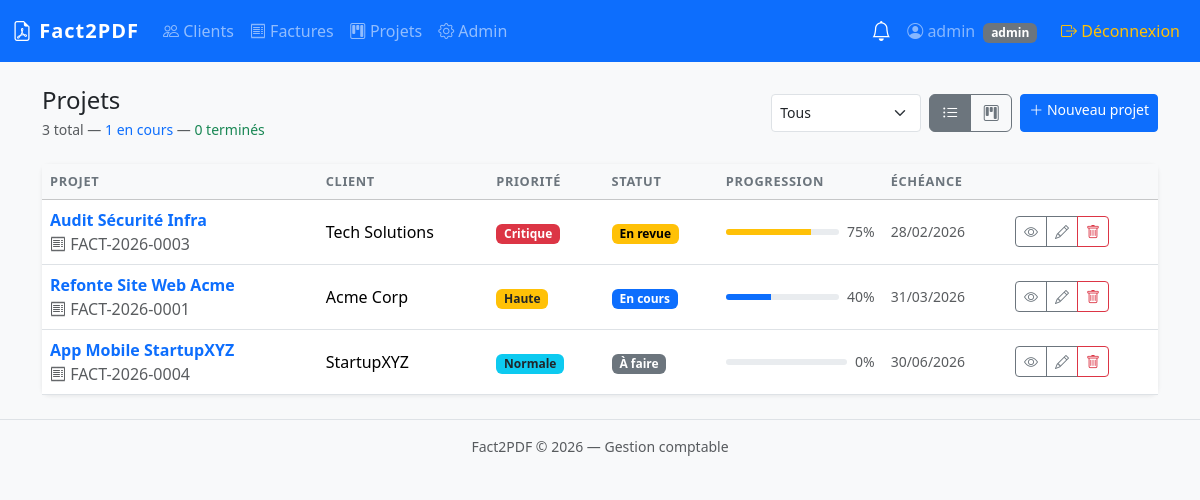
Screenshot of /projects (signed in) with the database file from the repository.
### tables this page shows
CREATE TABLE IF NOT EXISTS `projects` (
    `id`          INT UNSIGNED  NOT NULL AUTO_INCREMENT,
    `client_id`   INT UNSIGNED  NOT NULL,
    `invoice_id`  INT UNSIGNED  NULL       COMMENT 'Facture liée (optionnel)',
    `name`        VARCHAR(200)  NOT NULL,
    `description` TEXT          NULL,
    `status`      ENUM('todo','in_progress','review','done','archived') NOT NULL DEFAULT 'todo',
    `priority`    ENUM('low','medium','high','critical') NOT NULL DEFAULT 'medium',
    `start_date`  DATE          NULL,
    `end_date`    DATE          NULL,
    `timeline`    JSON          NULL       COMMENT 'Étapes [{label, date, done}]',
    `created_by`  INT UNSIGNED  NULL,
    `created_at`  TIMESTAMP     NOT NULL DEFAULT CURRENT_TIMESTAMP,
    `updated_at`  TIMESTAMP     NOT NULL DEFAULT CURRENT_TIMESTAMP ON UPDATE CURRENT_TIMESTAMP,
    PRIMARY KEY (`id`),
    INDEX `idx_projects_client`  (`client_id`),
    INDEX `idx_projects_status`  (`status`),
    CONSTRAINT `fk_projects_client`  FOREIGN KEY (`client_id`)  REFERENCES `clients`  (`id`) ON DELETE CASCADE,
    CONSTRAINT `fk_projects_invoice` FOREIGN KEY (`invoice_id`) REFERENCES `invoices` (`id`) ON DELETE SET NULL,
    CONSTRAINT `fk_projects_user`    FOREIGN KEY (`created_by`) REFERENCES `users`    (`id`) ON DELETE SET NULL
);

CREATE TABLE IF NOT EXISTS `invoices` (
    `id`          INT UNSIGNED          NOT NULL AUTO_INCREMENT,
    `client_id`   INT UNSIGNED          NOT NULL,
    `number`      VARCHAR(30)           NOT NULL UNIQUE  COMMENT 'Ex: FACT-2026-0001',
    `status`      ENUM('draft','pending','paid','overdue') NOT NULL DEFAULT 'draft',
    `issue_date`  DATE                  NOT NULL,
    `due_date`    DATE                  NOT NULL,
    `subtotal`    DECIMAL(12,2)         NOT NULL DEFAULT 0.00,
    `tax_rate`    DECIMAL(5,2)          NOT NULL DEFAULT 20.00  COMMENT 'Taux TVA %',
    `tax_amount`  DECIMAL(12,2)         NOT NULL DEFAULT 0.00,
    `total`       DECIMAL(12,2)         NOT NULL DEFAULT 0.00,
    `notes`       TEXT                  NULL,
    `created_by`  INT UNSIGNED          NULL,
    `created_at`  TIMESTAMP             NOT NULL DEFAULT CURRENT_TIMESTAMP,
    `updated_at`  TIMESTAMP             NOT NULL DEFAULT CURRENT_TIMESTAMP ON UPDATE CURRENT_TIMESTAMP,
    PRIMARY KEY (`id`),
    INDEX `idx_invoices_client`     (`client_id`),
    INDEX `idx_invoices_status`     (`status`),
    INDEX `idx_invoices_issue_date` (`issue_date`),
    CONSTRAINT `fk_invoices_client` FOREIGN KEY (`client_id`) REFERENCES `clients` (`id`) ON DELETE RESTRICT,
    CONSTRAINT `fk_invoices_user`   FOREIGN KEY (`created_by`) REFERENCES `users` (`id`)  ON DELETE SET NULL
);

CREATE TABLE IF NOT EXISTS `clients` (
    `id`          INT UNSIGNED  NOT NULL AUTO_INCREMENT,
    `name`        VARCHAR(150)  NOT NULL,
    `email`       VARCHAR(150)  NULL,
    `phone`       VARCHAR(30)   NULL,
    `address`     VARCHAR(255)  NULL,
    `city`        VARCHAR(100)  NULL,
    `postal_code` VARCHAR(20)   NULL,
    `country`     CHAR(2)       NOT NULL DEFAULT 'FR',
    `logo_path`   VARCHAR(500)  NULL        COMMENT 'Chemin relatif vers le logo uploadé',
    `notes`       TEXT          NULL,
    `created_by`  INT UNSIGNED  NULL,
    `created_at`  TIMESTAMP     NOT NULL DEFAULT CURRENT_TIMESTAMP,
    `updated_at`  TIMESTAMP     NOT NULL DEFAULT CURRENT_TIMESTAMP ON UPDATE CURRENT_TIMESTAMP,
    PRIMARY KEY (`id`),
    INDEX `idx_clients_name`       (`name`),
    INDEX `idx_clients_created_by` (`created_by`),
    CONSTRAINT `fk_clients_user` FOREIGN KEY (`created_by`) REFERENCES `users` (`id`) ON DELETE SET NULL
);

### src/Helpers/helpers.php (called while the page is built, shortened)
<?php
function e(mixed $value): string
{
    return htmlspecialchars((string) $value, ENT_QUOTES | ENT_SUBSTITUTE, 'UTF-8');
}
function env(string $key, mixed $default = null): mixed
{
    $value = $_ENV[$key] ?? $_SERVER[$key] ?? getenv($key);
    return $value !== false ? $value : $default;
}
function view(string $view, array $data = []): void
{
    extract($data, EXTR_SKIP);
    $path = ROOT_PATH . '/src/Views/' . str_replace('.', '/', $view) . '.php';
    require $path;
}
function formatDate(string $date): string
{
    return date('d/m/Y', strtotime($date));
}

### src/Controllers/ProjectController.php (called while the page is built, shortened)
<?php
class ProjectController
{
    private Project $model;
    public function __construct()
    {
        $this->model       = new Project();
    }
    public function index(): void
    {
        $projects = $this->model->allWithDetails();
        $stats    = $this->model->stats();
        view('projects/index', compact('projects', 'stats'));
    }
}

### public/index.php (called while the page is built, shortened)
<?php
$router = new \App\Core\Router();
$router->dispatch();

### config/database.php (called while the page is built, shortened)
<?php
return [
    'driver'   => 'mysql',
    'host'     => env('DB_HOST', 'db'),
    'port'     => (int) env('DB_PORT', 3306),
    'database' => env('DB_NAME', 'fact2pdf'),
    'username' => env('DB_USER', 'fact2pdf_user'),
    'password' => env('DB_PASS', ''),
    'charset'  => env('DB_CHARSET', 'utf8mb4'),
    'options'  => [
        PDO::ATTR_ERRMODE            => PDO::ERRMODE_EXCEPTION,
        PDO::ATTR_DEFAULT_FETCH_MODE => PDO::FETCH_ASSOC,
        PDO::ATTR_EMULATE_PREPARES   => false,
        PDO::MYSQL_ATTR_FOUND_ROWS   => true,
    ],
];

### src/Core/Database.php (called while the page is built, shortened)
<?php
class Database
{
    private static ?Database $instance = null;
    private PDO $pdo;
    private function __construct()
    {
        $config = require ROOT_PATH . '/config/database.php';
        $dsn = sprintf(
            '%s:host=%s;port=%d;dbname=%s;charset=%s',
            $config['driver'],
            $config['host'],
            $config['port'],
            $config['database'],
            $config['charset']
        );
        try {
            $this->pdo = new PDO($dsn, $config['username'], $config['password'], $config['options']);
        } catch (PDOException $e) {
            throw new RuntimeException('Erreur de connexion à la base de données.');
        }
    }
    public static function getInstance(): self
    {
        if (self::$instance === null) {
            self::$instance = new self();
        }
        return self::$instance;
    }
    public function query(string $sql, array $params = []): \PDOStatement
    {
        $stmt = $this->pdo->prepare($sql);
        $stmt->execute($params);
        return $stmt;
    }
    public function fetchAll(string $sql, array $params = []): array
    {
        return $this->query($sql, $params)->fetchAll();
    }
    public function fetchOne(string $sql, array $params = []): array|false
    {
        return $this->query($sql, $params)->fetch();
    }
}

### src/Models/BaseModel.php (called while the page is built, shortened)
<?php
abstract class BaseModel
{
    public function __construct()
    {
        $this->db = Database::getInstance();
    }
}

### src/Models/Project.php (called while the page is built, shortened)
<?php
class Project extends BaseModel
{
    public function allWithDetails(): array
    {
        $rows = $this->db->fetchAll(
            'SELECT p.*,
                    c.name          AS client_name,
                    c.logo_path     AS client_logo,
                    i.number        AS invoice_number,
                    i.status        AS invoice_status
             FROM projects p
             JOIN clients c ON c.id = p.client_id
             LEFT JOIN invoices i ON i.id = p.invoice_id
             ORDER BY
                FIELD(p.priority, "critical","high","medium","low"),
                p.updated_at DESC'
        );
        foreach ($rows as &$row) {
            $row['progress']  = $this->computeProgress($row['timeline']);
            $row['timeline']  = $row['timeline'] ? json_decode($row['timeline'], true) : [];
        }
        return $rows;
    }
    public function stats(): array
    {
        return $this->db->fetchOne(
            'SELECT
                COUNT(*)                                              AS total,
                SUM(status = "in_progress")                          AS in_progress,
                SUM(status = "done")                                  AS done,
                SUM(status NOT IN ("done","archived") AND end_date < CURDATE()) AS late
             FROM projects'
        ) ?: [];
    }
    public function computeProgress(?string $timelineJson): int
    {
        $steps = json_decode($timelineJson, true);
        $done = count(array_filter($steps, fn($s) => !empty($s['done'])));
        return (int) round($done / count($steps) * 100);
    }
    private function isLate(array $row): bool
    {
        return !empty($row['end_date']) && strtotime($row['end_date']) < time();
    }
}

### src/Views/projects/index.php (the view, shortened to what this page needs)
<?php
$statColors = [
    'todo'        => 'secondary',
    'in_progress' => 'primary',
    'review'      => 'warning',
    'done'        => 'success',
    'archived'    => 'light text-dark',
];
$priorityColors = [
    'low'      => 'light text-dark',
    'medium'   => 'info text-dark',
    'high'     => 'warning text-dark',
    'critical' => 'danger',
];
$statusLabels = \App\Models\Project::STATUS_LABELS;
?>
<div class="d-flex justify-content-between align-items-center mb-4">
    <div>
        <h1 class="h4 mb-0">Projets</h1>
        <div class="text-muted small mt-1">
            <?= (int)($stats['total'] ?? 0) ?> total —
            <span class="text-primary"><?= (int)($stats['in_progress'] ?? 0) ?> en cours</span> —
            <span class="text-success"><?= (int)($stats['done'] ?? 0) ?> terminés</span>
        </div>
    </div>
    <div class="d-flex gap-2">
        <select id="filterProjectStatus" class="form-select form-select-sm" style="width:150px">
            <option value="">Tous</option>
        </select>
        <div class="btn-group btn-sm" role="group">
            <button class="btn btn-outline-secondary active" id="btnViewList" title="Liste">
                <i class="bi bi-list-ul"></i>
            </button>
            <button class="btn btn-outline-secondary" id="btnViewKanban" title="Kanban">
                <i class="bi bi-kanban"></i>
            </button>
        </div>
        <?php if (in_array($_SESSION['role'] ?? '', ['admin','user'])): ?>
        <a href="/projects/create" class="btn btn-primary btn-sm">
            <i class="bi bi-plus-lg"></i> Nouveau projet
        </a>
        <?php endif; ?>
    </div>
</div>
<div id="viewList">
    <div class="card">
        <div class="table-responsive">
            <table class="table table-hover align-middle mb-0">
                <thead class="table-light">
                    <tr>
                        <th>Projet</th>
                        <th>Client</th>
                        <th>Priorité</th>
                        <th>Statut</th>
                        <th>Progression</th>
                        <th>Échéance</th>
                        <th></th>
                    </tr>
                </thead>
                <tbody>
                <?php foreach ($projects as $p):
                    $isLate = $p['is_late'] ?? false;
                ?>
                    <tr class="project-row" data-status="<?= e($p['status']) ?>"
                        <?= $isLate ? 'class="table-warning"' : '' ?>>
                        <td>
                            <a href="/projects/<?= $p['id'] ?>" class="fw-semibold text-decoration-none">
                                <?= e($p['name']) ?>
                            </a>
                            <?php if (!empty($p['invoice_number'])): ?>
                            <div class="text-muted x-small"><i class="bi bi-receipt"></i> <?= e($p['invoice_number']) ?></div>
                            <?php endif; ?>
                        </td>
                        <td>
                            <div class="d-flex align-items-center gap-2">
                                <?= e($p['client_name']) ?>
                            </div>
                        </td>
                        <td>
                            <span class="badge text-bg-<?= $priorityColors[$p['priority']] ?? 'light' ?>">
                                <?= e(\App\Models\Project::PRIORITY_LABELS[$p['priority']] ?? $p['priority']) ?>
                            </span>
                        </td>
                        <td>
                            <span class="badge text-bg-<?= $statColors[$p['status']] ?? 'secondary' ?>">
                                <?= e($statusLabels[$p['status']] ?? $p['status']) ?>
                            </span>
                        </td>
                        <td style="min-width:120px">
                            <div class="d-flex align-items-center gap-2">
                                <div class="progress flex-grow-1" style="height:6px">
                                    <div class="progress-bar bg-<?= $statColors[$p['status']] ?? 'secondary' ?>"
                                         style="width:<?= $p['progress'] ?>%"></div>
                                </div>
                                <small class="text-muted"><?= $p['progress'] ?>%</small>
                            </div>
                        </td>
                        <td class="text-muted small <?= $isLate ? 'text-danger fw-semibold' : '' ?>">
                            <?= !empty($p['end_date']) ? formatDate($p['end_date']) : '—' ?>
                        </td>
                        <td>
                            <div class="btn-group btn-group-sm">
                                <a href="/projects/<?= $p['id'] ?>" class="btn btn-outline-secondary" title="Voir">
                                    <i class="bi bi-eye"></i>
                                </a>
                                <?php if (in_array($_SESSION['role'] ?? '', ['admin','user'])): ?>
                                <a href="/projects/<?= $p['id'] ?>/edit" class="btn btn-outline-secondary" title="Modifier">
                                    <i class="bi bi-pencil"></i>
                                </a>
                                <?php endif; ?>
                                <?php if (($_SESSION['role'] ?? '') === 'admin'): ?>
                                <button class="btn btn-outline-danger btn-delete-project"
                                        data-id="<?= $p['id'] ?>"
                                        data-name="<?= e($p['name']) ?>"
                                        title="Supprimer">
                                    <i class="bi bi-trash"></i>
                                </button>
                                <?php endif; ?>
                            </div>
                        </td>
                    </tr>
                <?php endforeach; ?>
                </tbody>
            </table>
        </div>
    </div>
</div>
<?php require ROOT_PATH . '/src/Views/layouts/main.php'; ?>

### src/Core/Router.php (shortened to what this page needs)
<?php
class Router
{
    private array $routes = [];
    public function __construct()
    {
        $this->routes = require ROOT_PATH . '/config/routes.php';
    }
    public function dispatch(): void
    {
        $method = $_SERVER['REQUEST_METHOD'];
        $uri    = $this->parseUri();
        foreach ($this->routes as [$routeMethod, $pattern, $handler, $roles]) {
            $params = $this->match($uri, $pattern);
            if ($routeMethod !== $method || $params === null) {
                continue;
            }
            [$controllerName, $action] = explode('@', $handler);
            $controller = new $class();
            call_user_func_array([$controller, $action], $params);
            return;
        }
    }
    private function parseUri(): string
    {
        $uri = parse_url($_SERVER['REQUEST_URI'], PHP_URL_PATH);
        return rtrim($uri, '/') ?: '/';
    }
    private function match(string $uri, string $pattern): ?array
    {
        $regex = preg_replace('/\{([a-z_]+)\}/', '([^/]+)', $pattern);
        $regex = '#^' . $regex . '$#';
        if (!preg_match($regex, $uri, $matches)) {
            return null;
        }
        array_shift($matches);
        return $matches;
    }
}

### rows the page displays
projects: name "Audit Sécurité Infra", invoice.number "FACT-2026-0003", client.name "Tech Solutions", priority "Critique", status "En revue", progress "75", end_date "28/02/2026"
projects: name "Refonte Site Web Acme", invoice.number "FACT-2026-0001", client.name "Acme Corp", priority "Haute", status "En cours", progress "40", end_date "31/03/2026"
projects: name "App Mobile StartupXYZ", invoice.number "FACT-2026-0004", client.name "StartupXYZ", priority "Normale", status "À faire", progress "0", end_date "30/06/2026"

### other values shown
$stats['total'] "3"
$stats['in_progress'] "1"
$stats['done'] "0"
